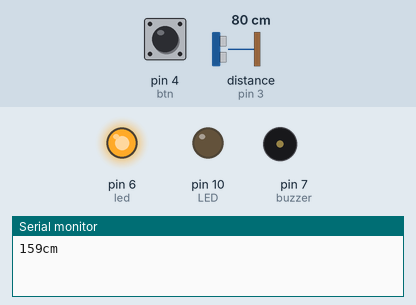
Simulated run of this sketch. Board: Arduino Uno, built with avr-gcc and run on an emulated ATmega328P. On the bench: output pins drawn as LEDs (lit = HIGH), buzzer (waves = sounding, pin HIGH), the last lines printed to the serial monitor. Wiring (inferred from the names in the program): ultrasonic range finder: trigger pin 2; echo pin 3. Dashed ring = blinking. The inputs (shaded band) are chosen by the test bench; at power-on: pin 4 (btn) LOW, distance to the obstacle (sensor on pin 3) 80 cm. The echo pulse lasts 58.3 µs per cm; pins used as bus, display or sensor lines are not drawn.

Above: at 1.8 s.
1.9 s: pin 4 (btn) pulled HIGH for 3.2 s
At 2.8 s:
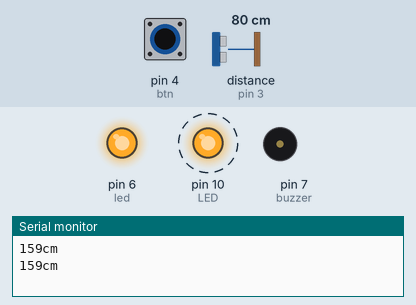
6.6 s: distance to the obstacle (sensor on pin 3) set to 16 cm
9.3 s: distance to the obstacle (sensor on pin 3) set to 12 cm
At 12.1 s:
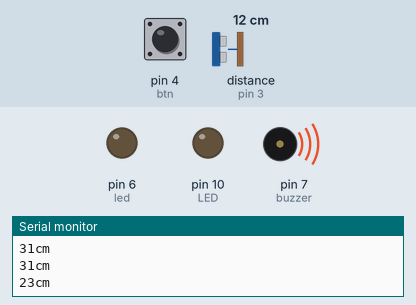
12.6 s: pin 4 (btn) pulled HIGH for 1.25 s
At 14.5 s:
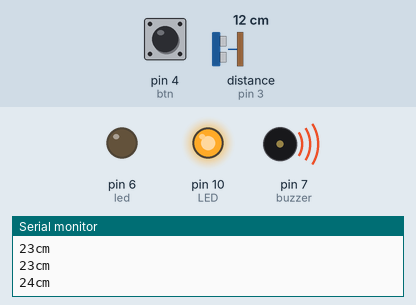
15.3 s: distance to the obstacle (sensor on pin 3) set to 18 cm
At 18.0 s:
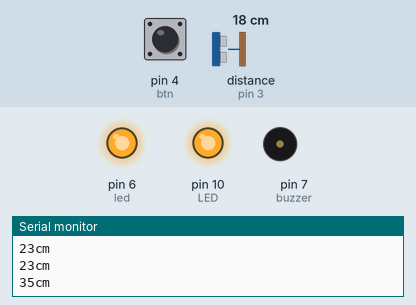
18.7 s: distance to the obstacle (sensor on pin 3) set to 2 cm
At 21.6 s:
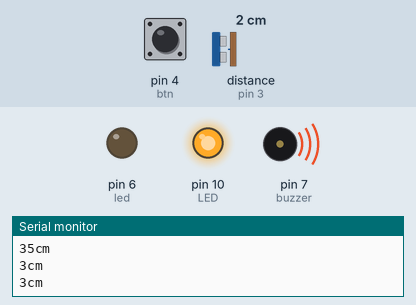
Timing chart, 0 to 22.7 s (numbered marks = the images above; inputs shaded):
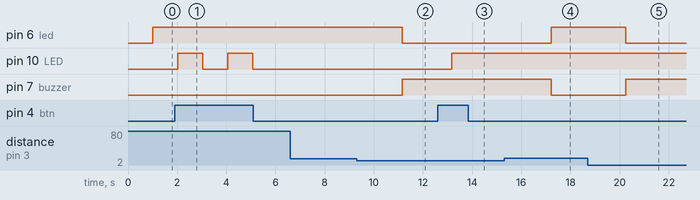

Measured:
- the behaviour switches between 14 and 13 cm on distance to the obstacle (sensor on pin 3) (found by bisection; images 1 and 2)
- after the input at 1.9 s, pin 10 (LED): alternates HIGH for 1.0 s and LOW for 1.0 s, starting after 0.13 s
- after the input at 9.3 s, pin 6 (led): HIGH → LOW after 1.9 s; pin 7 (buzzer): LOW → HIGH after 1.9 s
- after the input at 12.6 s, pin 10 (LED): LOW → HIGH after 0.58 s
- after the input at 15.3 s, pin 6 (led): LOW → HIGH after 1.9 s; pin 7 (buzzer): HIGH → LOW after 1.9 s
- after the input at 18.7 s, pin 6 (led): HIGH → LOW after 1.6 s; pin 7 (buzzer): LOW → HIGH after 1.6 s

The sketch:

combo.ino
```cpp
#define LED 10
#define btn 4

int btn_state = 0;
int flag = 0;
int trigPin = 2;
int echoPin = 3;
int led = 6;
int buzzer = 7;
long lastDebounceTime = 0; // the last time the output pin was toggled
long debounceDelay = 200; // the debounce time


void setup() {
  // put your setup code here, to run once:
Serial.begin(9600);
pinMode(buzzer, OUTPUT);
pinMode(trigPin, OUTPUT);
pinMode(echoPin, INPUT);
pinMode(led, OUTPUT);
pinMode(LED, OUTPUT);
pinMode(btn, INPUT);
digitalWrite(LED, LOW);
}

void loop() {
  // put your main code here, to run repeatedly:
//error byn code starts
   btn_state = digitalRead(btn);
   //Filters out the noise by setting a time buffer

   if ( (millis() - lastDebounceTime) > debounceDelay)
   {
     if(btn_state == HIGH)
     {
       if(flag == 0)
       {
          digitalWrite(LED, HIGH);
          flag = 1;
          lastDebounceTime = millis(); //Sets current time
        }
       else if(flag == 1)
       {
         digitalWrite(LED, LOW);
         flag = 0;
         lastDebounceTime = millis(); //Sets current time
        }
      }
   }
   //------------------------------------------------
   long duration, distance;
  digitalWrite(trigPin,HIGH);
  delayMicroseconds(10);
  digitalWrite(trigPin, LOW);
  duration=pulseIn(echoPin, HIGH);
  distance =(duration/1)/29.1;
   duration=pulseIn(echoPin, LOW);
  Serial.print(distance);
  Serial.println("cm");
  delay(10);

 if((distance<=25))
  {
    digitalWrite(buzzer, HIGH);
    digitalWrite(led, LOW);
}
   else if(distance>25)
 {
     digitalWrite(buzzer, LOW);
     digitalWrite(led, HIGH);
}
}
```
